Frame 1 (no input): blank canvas, image omitted
Frame 60 (no input): blank canvas, image omitted
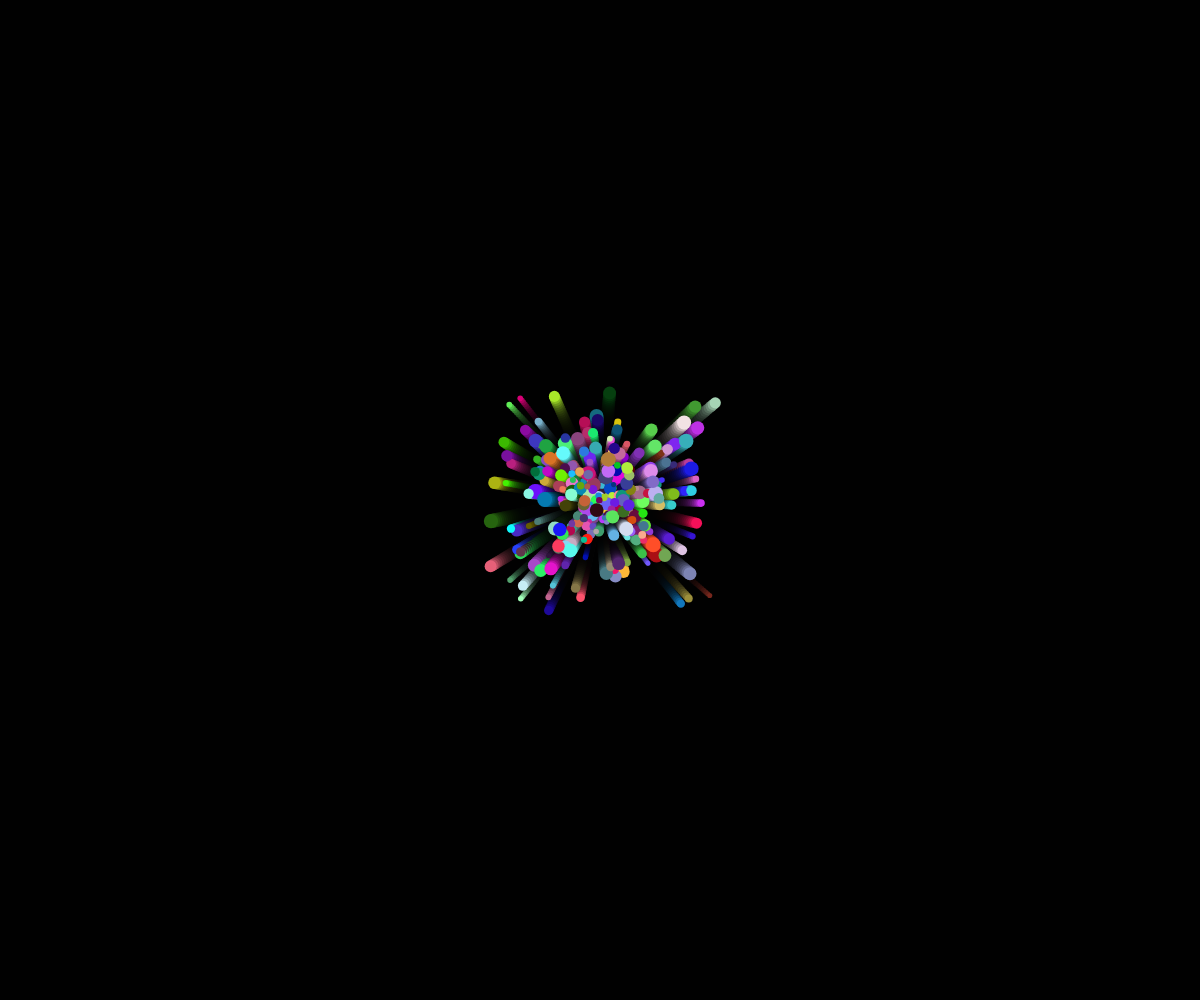
Frame 120 (the mouse pressed at the canvas centre since frame 60)

The p5.js sketch whose frames 1 and 60 were blank and that drew this single picture after the mouse press (run headless with seeded random() and noise() and a simulated clock; from frame 60 on, the mouse is pressed at the canvas centre):

// p5.js sketch
// ── sketch.js
let particles = []; // Arreglo para almacenar las partículas

function setup() {
  createCanvas(windowWidth, windowHeight);
}

function draw() {
  background(0, 50); // Fondo negro con un poco de transparencia

  // Genera nuevas partículas en la posición del mouse al hacer clic
  if (mouseIsPressed) {
    for (let i = 0; i < 5; i++) {
      // Loop 1: Genera 5 partículas
      particles.push(new Particle(mouseX, mouseY)); // Crea una nueva partícula
    }
  }

  // Dibuja y actualiza cada partícula
  for (let i = particles.length - 1; i >= 0; i--) {
    // Loop 2: Itera sobre las partículas en el arreglo
    let p = particles[i];
    p.update(); // Actualiza la posición de la partícula
    p.display(); // Dibuja la partícula

    // Elimina la partícula si se sale de la pantalla
    if (p.isOffScreen()) {
      particles.splice(i, 1); // Elimina la partícula del arreglo
    }
  }
}

// Clase para las partículas
class Particle {
  constructor(x, y) {
    this.position = createVector(x, y); // Posición inicial
    this.velocity = createVector(random(-2, 2), random(-2, 2)); // Velocidad aleatoria
    this.size = random(5, 15); // Tamaño aleatorio
    this.color = color(random(255), random(255), random(255)); // Color aleatorio
  }

  update() {
    this.position.add(this.velocity); // Actualiza la posición según la velocidad
  }

  display() {
    fill(this.color);
    noStroke();
    ellipse(this.position.x, this.position.y, this.size); // Dibuja la partícula
  }

  isOffScreen() {
    return (
      this.position.x < 0 ||
      this.position.x > width ||
      this.position.y < 0 ||
      this.position.y > height
    ); // Comprueba si está fuera de la pantalla
  }
}
